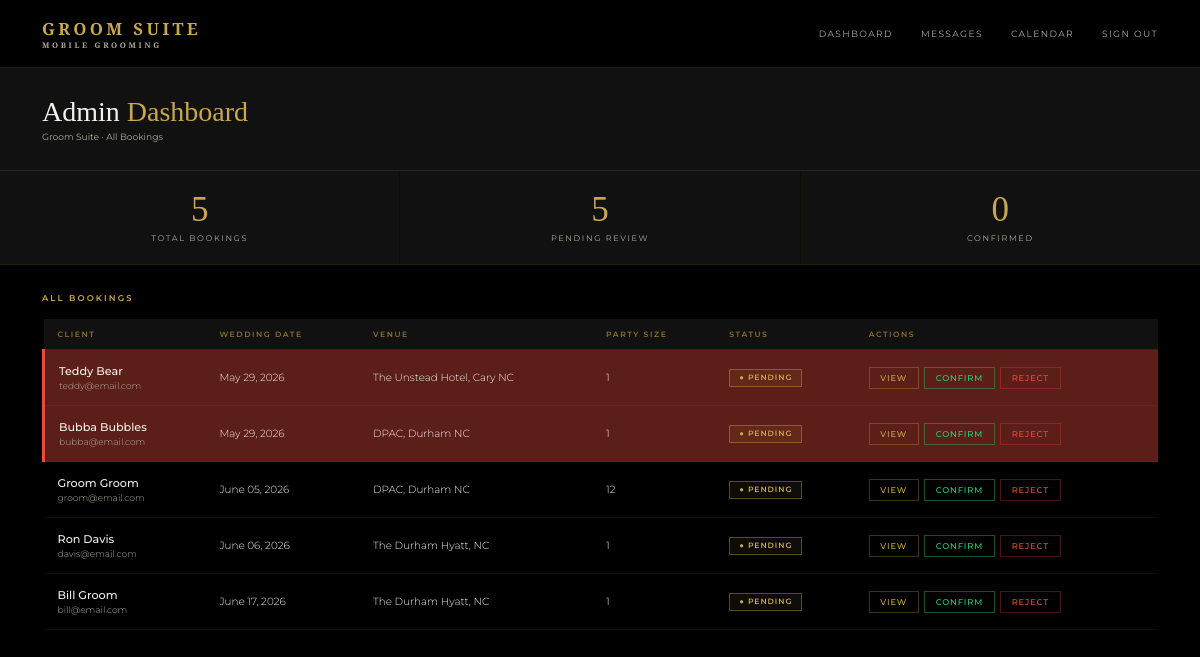
The page /admin (signed in) on the database its author committed.
### models.py (models this page shows)
class Booking(db.Model):
    id = db.Column(db.Integer, primary_key=True)
    wedding_date = db.Column(db.String(50), nullable=False)
    venue = db.Column(db.String(200), nullable=False)
    start_time = db.Column(db.String(20))
    party_size = db.Column(db.Integer, default=1)
    package = db.Column(db.String(100))
    addons = db.Column(db.String(200))
    notes = db.Column(db.Text)
    status = db.Column(db.String(20), default='pending')
    created_at = db.Column(db.DateTime, default=datetime.utcnow)
    user_id = db.Column(db.Integer, db.ForeignKey('user.id'), nullable=False)
    party_members = db.relationship('PartyMember', backref='booking', lazy=True)
    messages = db.relationship('Message', backref='booking_messages', lazy=True, foreign_keys='Message.booking_id')

class User(UserMixin, db.Model):
    id = db.Column(db.Integer, primary_key=True)
    name = db.Column(db.String(100), nullable=False)
    email = db.Column(db.String(120), unique=True, nullable=False)
    password = db.Column(db.String(200), nullable=False)
    role = db.Column(db.String(20), default='client')
    phone = db.Column(db.String(20))
    password_changed = db.Column(db.Boolean, default=False)
    bookings = db.relationship('Booking', backref='client', lazy=True)

### routes.py (the view)
    @app.route('/admin')
    @login_required
    @admin_required
    def admin_dashboard():
        bookings = Booking.query.order_by(Booking.wedding_date).all()
        total = len(bookings)
        pending = len([b for b in bookings if b.status == 'pending'])
        confirmed = len([b for b in bookings if b.status == 'confirmed'])
        from collections import Counter
        date_counts = Counter(b.wedding_date for b in bookings)
        conflict_dates = {date for date, count in date_counts.items() if count > 1}
        return render_template('admin/dashboard.html',
            bookings=bookings,
            total=total,
            pending=pending,
            confirmed=confirmed,
            conflict_dates=conflict_dates)

### app.py (called while the page is built)
@app.template_filter('format_date')
def format_date(value):
    try:
        return datetime.strptime(value, '%Y-%m-%d').strftime('%B %d, %Y')
    except:
        return value

### auth.py (called while the page is built)
def register_routes(app, login_manager):
    @login_manager.user_loader
    def load_user(user_id):
        return db.session.get(User, int(user_id))
    @app.route('/login', methods=['GET', 'POST'])
    def login():
        if request.method == 'POST':
            email = request.form.get('email')
            password = request.form.get('password')
            user = User.query.filter_by(email=email).first()
            if user and check_password_hash(user.password, password):
                login_user(user)
                if user.role == 'admin':
                    return redirect(url_for('index'))
                return redirect(url_for('portal'))
            flash('Invalid email or password')
        return render_template('login.html')
    @app.route('/logout')
    @login_required
    def logout():
        logout_user()
        return redirect(url_for('index'))

### routes.py (called while the page is built)
def admin_required(f):
    @wraps(f)
    def decorated_function(*args, **kwargs):
        if not current_user.is_authenticated or current_user.role != 'admin':
            return redirect(url_for('index'))
        return f(*args, **kwargs)
    return decorated_function

### templates/admin/dashboard.html (shortened to what this page needs)
{% extends 'base.html' %}
{% block content %}
<div class="admin-header">
  <div>
    <h1 class="admin-title">Admin <span>Dashboard</span></h1>
    <p class="admin-meta">Groom Suite · All Bookings</p>
  </div>
</div>
<div class="stats-bar">
  <div class="stat-card">
    <div class="stat-value">{{ total }}</div>
    <div class="stat-label">Total Bookings</div>
  </div>
  <div class="stat-card">
    <div class="stat-value">{{ pending }}</div>
    <div class="stat-label">Pending Review</div>
  </div>
  <div class="stat-card">
    <div class="stat-value">{{ confirmed }}</div>
    <div class="stat-label">Confirmed</div>
  </div>
</div>
<div class="admin-body">
  <div class="table-header">
    <div class="table-title">All Bookings</div>
  </div>
  {% if bookings %}
  <table class="bookings-table">
    <thead>
      <tr>
        <th>Client</th>
        <th>Wedding Date</th>
        <th>Venue</th>
        <th>Party Size</th>
        <th>Status</th>
        <th>Actions</th>
      </tr>
    </thead>
    <tbody>
      {% for booking in bookings %}
      <tr class="{% if booking.wedding_date in conflict_dates %}conflict-row{% endif %}">
        <td>
          <div class="client-name">{{ booking.client.name }}</div>
          <div class="client-email">{{ booking.client.email }}</div>
        </td>
        <td>{{ booking.wedding_date | format_date }}</td>
        <td>{{ booking.venue }}</td>
        <td>{{ booking.party_size }}</td>
        <td>
          <span class="badge badge-{{ booking.status }}">
            ● {{ booking.status|capitalize }}
          </span>
        </td>
        <td>
          <div class="action-btns">
            <a href="{{ url_for('booking_detail', id=booking.id) }}" class="action-btn action-view">
              View
              {% set unread = booking.messages | selectattr('read', 'equalto', False) | selectattr('sender_id', 'ne', current_user.id) | list | length %}
            </a>
            {% if booking.status == 'pending' %}
            <a href="{{ url_for('confirm_booking', id=booking.id) }}" class="action-btn action-confirm">Confirm</a>
            <a href="{{ url_for('reject_booking', id=booking.id) }}" class="action-btn action-reject">Reject</a>
            {% endif %}
          </div>
        </td>
      </tr>
      {% endfor %}
    </tbody>
  </table>
  {% else %}
  <div class="empty-state">
    <p>No bookings yet. They'll appear here once clients submit inquiries.</p>
  </div>
  {% endif %}
</div>
{% endblock %}

### templates/base.html (shortened to what this page needs)
<!DOCTYPE html>
<html lang="en">
<head>
  <link rel="stylesheet" href="{{ url_for('static', filename='css/style.css') }}?v={{ range(1, 99999) | random }}">
</head>
<body>
  <nav class="navbar">
    <div class="nav-logo">Groom Suite <span>Mobile Grooming</span></div>
    <div class="nav-links">
      {% if current_user.is_authenticated %}
        {% if current_user.role == 'admin' %}
          <a href="{{ url_for('admin_dashboard') }}">Dashboard</a>
          <a href="{{ url_for('admin_dashboard') }}">Messages {% if unread_count > 0 %}<span class="unread-badge">{{ unread_count }}</span>{% endif %}</a>
          <a href="{{ url_for('admin_calendar') }}">Calendar</a>
        {% else %}
          <a href="{{ url_for('portal') }}">My Booking</a>
          <a href="{{ url_for('portal_messages') }}">Messages {% if unread_count > 0 %}<span class="unread-badge">{{ unread_count }}</span>{% endif %}</a>
        {% endif %}
        <a href="{{ url_for('logout') }}">Sign Out</a>
      {% else %}
        <a href="{{ url_for('index') }}">Home</a>
        <a href="{{ url_for('inquiry') }}">Book Now</a>
        <a href="{{ url_for('login') }}">Login</a>
      {% endif %}
    </div>
  </nav>
  {% block content %}{% endblock %}
</body>
</html>

### static/css/style.css (style rules this page uses)
*, *::before, *::after { box-sizing: border-box; margin: 0; padding: 0; }
:root { --gold: #C9A84C; --gold-light: #E8C96A; --gold-dim: #8a6f2e; --black: #000000; --black-2: #111111; --black-3: #1A1A1A; --black-5: #2C2C2C; --white: #F5F0E8; --white-dim: #b0aa9a; --font-display: 'Cormorant Garamond', serif; --font-body: 'Montserrat', sans-serif; }
html { font-size: 14px; }
body { font-family: var(--font-body); background: var(--black); color: var(--white); min-height: 100vh; }
.navbar { display: flex; align-items: center; justify-content: space-between; padding: 1.2rem 3rem; background: rgba(0,0,0,0.95); border-bottom: 1px solid rgba(201,168,76,0.15); position: sticky; top: 0; z-index: 100; }
.nav-logo { font-family: var(--font-display); font-size: 1.2rem; font-weight: 600; color: var(--gold); letter-spacing: 0.2em; text-transform: uppercase; }
.nav-logo span { display: block; font-size: 0.55rem; letter-spacing: 0.35em; color: var(--white-dim); }
.nav-links { display: flex; gap: 2rem; }
.nav-links a { font-size: 0.65rem; letter-spacing: 0.15em; text-transform: uppercase; color: var(--white-dim); text-decoration: none; transition: color 0.2s; }
.admin-header { padding: 2rem 3rem; background: var(--black-2); border-bottom: 1px solid rgba(201,168,76,0.15); display: flex; align-items: center; justify-content: space-between; }
.admin-title { font-family: var(--font-display); font-size: 2rem; font-weight: 300; }
.admin-title span { color: var(--gold); }
.admin-meta { font-size: 0.65rem; color: var(--white-dim); margin-top: 0.25rem; }
.stats-bar { display: grid; grid-template-columns: repeat(3, 1fr); gap: 1px; background: rgba(201,168,76,0.08); border-bottom: 1px solid rgba(201,168,76,0.1); }
.stat-card { background: var(--black-2); padding: 1.5rem 2rem; text-align: center; }
.stat-value { font-family: var(--font-display); font-size: 2.5rem; font-weight: 300; color: var(--gold); line-height: 1; }
.stat-label { font-size: 0.58rem; letter-spacing: 0.2em; text-transform: uppercase; color: var(--white-dim); margin-top: 0.4rem; }
.admin-body { padding: 2rem 3rem; }
.table-header { display: flex; align-items: center; justify-content: space-between; margin-bottom: 1.2rem; }
.table-title { font-size: 0.6rem; letter-spacing: 0.25em; text-transform: uppercase; color: var(--gold); font-weight: 600; }
.bookings-table { width: 100%; border-collapse: collapse; font-size: 0.74rem; }
.bookings-table th { text-align: left; font-size: 0.55rem; letter-spacing: 0.2em; text-transform: uppercase; color: var(--gold-dim); font-weight: 600; padding: 0.75rem 1rem; border-bottom: 1px solid rgba(201,168,76,0.15); background: var(--black-2); }
.bookings-table td { padding: 1rem; border-bottom: 1px solid rgba(255,255,255,0.04); color: var(--white); font-weight: 300; }
.client-name { font-weight: 500; font-size: 0.8rem; }
.client-email { font-size: 0.65rem; color: var(--white-dim); margin-top: 2px; }
.badge { display: inline-flex; align-items: center; gap: 0.3rem; padding: 0.25rem 0.65rem; font-size: 0.55rem; letter-spacing: 0.12em; text-transform: uppercase; font-weight: 600; border: 1px solid; }
.badge-pending { border-color: rgba(201,168,76,0.4); color: var(--gold); background: rgba(201,168,76,0.07); }
.action-btns { display: flex; gap: 0.4rem; }
.action-btn { padding: 0.35rem 0.75rem; font-size: 0.6rem; letter-spacing: 0.1em; text-transform: uppercase; font-family: var(--font-body); font-weight: 500; border: 1px solid; background: transparent; cursor: pointer; transition: all 0.15s; text-decoration: none; display: inline-block; }
.action-confirm { border-color: rgba(46,204,113,0.4); color: #2ecc71; }
.action-reject { border-color: rgba(231,76,60,0.3); color: #e74c3c; }
.action-view { border-color: rgba(201,168,76,0.3); color: var(--gold); }
.conflict-row { background: rgba(231,76,60,0.4) !important; border-left: 3px solid #e74c3c; }

### rows shown on the page
Booking: client.name "Teddy Bear", client.email "teddy@email.com", wedding_date "May 29, 2026", venue "The Unstead Hotel, Cary NC", party_size "1", status "PENDING"
Booking: client.name "Bubba Bubbles", client.email "bubba@email.com", wedding_date "May 29, 2026", venue "DPAC, Durham NC", party_size "1", status "PENDING"
Booking: client.name "Groom Groom", client.email "groom@email.com", wedding_date "June 05, 2026", venue "DPAC, Durham NC", party_size "12", status "PENDING"
Booking: client.name "Ron Davis", client.email "davis@email.com", wedding_date "June 06, 2026", venue "The Durham Hyatt, NC", party_size "1", status "PENDING"
Booking: client.name "Bill Groom", client.email "bill@email.com", wedding_date "June 17, 2026", venue "The Durham Hyatt, NC", party_size "1", status "PENDING"

### other values the page prints
{{ total }} "5"
{{ pending }} "5"
{{ confirmed }} "0"
